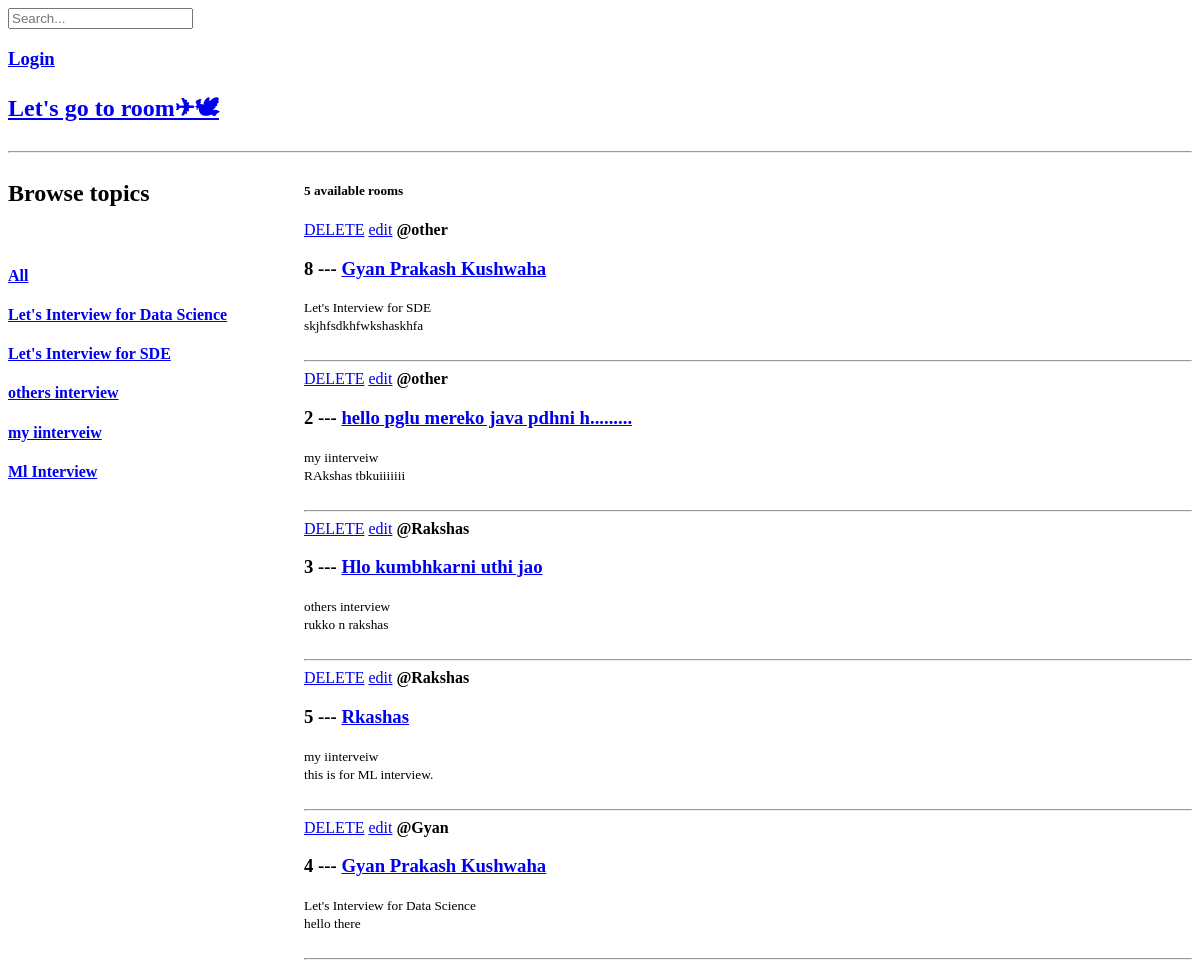
/, run on an earlier commit of the app's database.
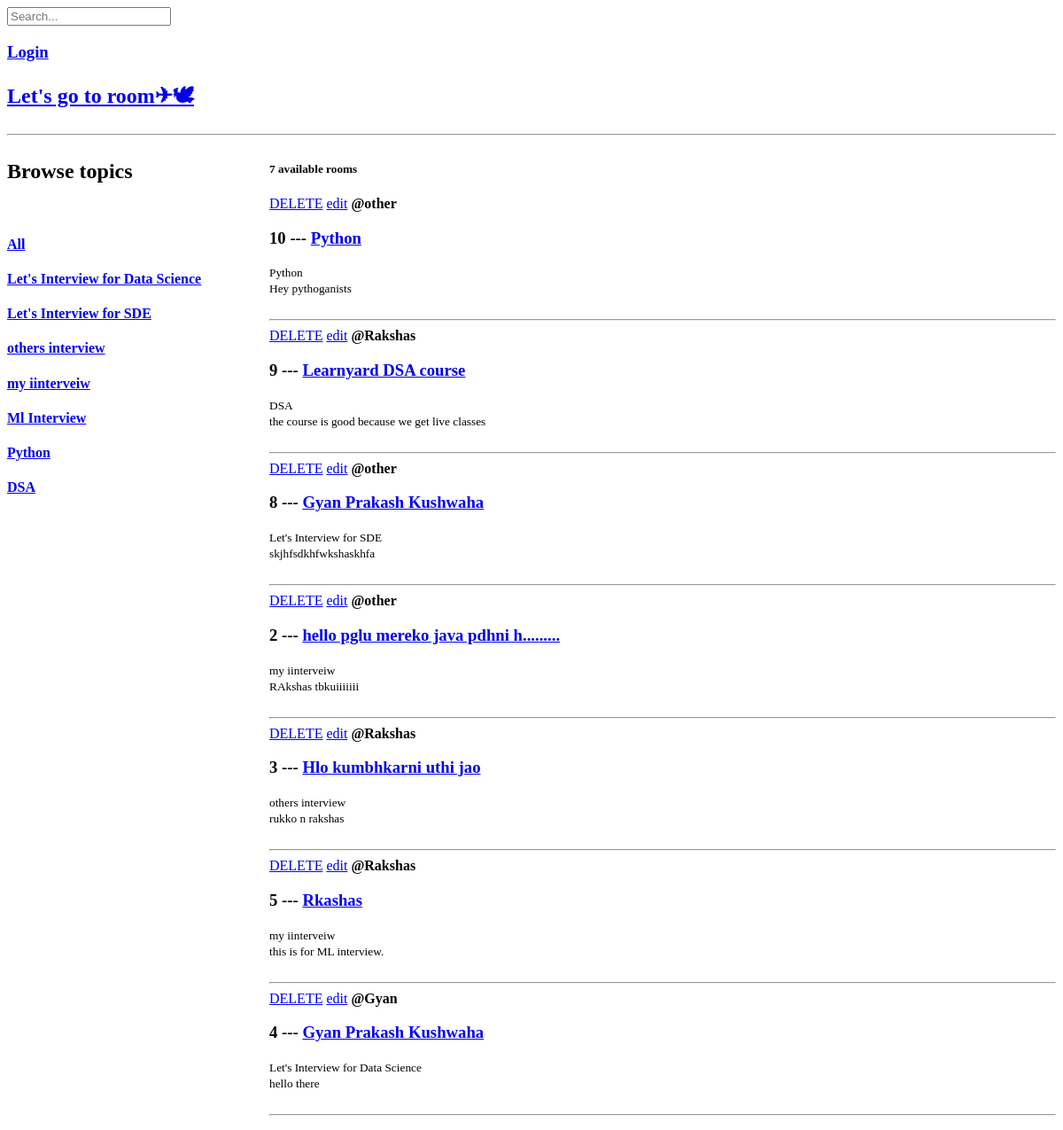
And on a later commit of the database.
### base/models.py (models this page shows, shortened)
class Topic(models.Model):
    name = models.CharField(max_length=200)
    def __str__(self):
        return self.name

class Room(models.Model):
    host = models.ForeignKey(to=User,on_delete=models.SET_NULL,null=True)
    topic = models.ForeignKey(to=Topic,on_delete=models.SET_NULL,null=True)
    name = models.CharField(max_length=200)
    description = models.TextField(null=True,blank=True)
    updated = models.DateTimeField(auto_now=True)
    created = models.DateTimeField(auto_now_add=True)
    class Meta:
        ordering = ['-updated','-created']

### base/views.py (the view)
# urls.py: 2. Add a URL to urlpatterns:  path('', views.home, name='home')
def home(request):
    q = request.GET.get('q') # fetching q value from html page.
    if q:
        rooms = Room.objects.filter(
            Q(topic__name__icontains=q) |
            Q(name__icontains = q) |
            Q(description__icontains = q))
    else:
        rooms = Room.objects.all()
    topics = Topic.objects.all()
    room_count = rooms.count()
    dictToPass = {"room": rooms,'topics':topics,'rooms_cnt':room_count}
    return render(request=request,template_name="base/home.html",context=dictToPass)

### base/templates/base/home.html (shortened to what this page needs)
{% extends "main.html" %}
{% block content %}
<h2><a href="{% url 'createRoom' %}">Let's go to room✈🕊</a></h2>
<hr>
<div class="home-container">
        <div>
            <h2>Browse topics</h2>
            <br>
            <div>
                <h4><a href="{% url 'home' %}">All</a></h4>
            </div>
            {% for topic in topics %}
            <div>
                <h4><a href="{% url 'home' %}?q={{topic.name}}">{{topic.name}}</a></h4>
            </div>
            {% endfor %}
        </div>
        <div>
        <h5>{{rooms_cnt}} available rooms</h5>
        {% for dct in room %}
            <a href="{% url 'delete-room' dct.id %}">DELETE</a>
            <a href="{% url 'update-room' dct.id  %}">edit</a>
            <span><b>@{{dct.host.get_username}}</b></span>
            <h3>{{dct.id}} --- <a href="{% url 'room' dct.id %}">{{dct.name}}</a></h3>
            <small> {{dct.topic}} </small>
            <div>
                <small> {{dct.description}} </small>
            </div>
            <br>
            <hr>
        {% endfor %}
    </div>
</div>
{% endblock content %}

### templates/main.html (shortened to what this page needs)
<!DOCTYPE html>
<html lang="en">
<head>
</head>
<body>
    {% include "nav.html" %}
    {% block content %}
    {% endblock content %}
</body>
</html>

### templates/nav.html
<div>
    <form method="GET" action="{% url 'home' %}">
        <input type="text" placeholder="Search..." name="q">
    </form>
</div>
<div>
    <h3><a href="{% url 'login' %}">Login</a></h3>
</div>

### base/templates/base/home.html (style rules this page uses)
.home-container { display: grid; grid-template-columns: 1fr 3fr; }

What changed in the data, as far as the page shows it:
added Topic: name "Python"
added Topic: name "DSA"
added Room: host.get_username "other", id "10", name "Python", topic "Python", description "Hey pythoganists"
added Room: host.get_username "Rakshas", id "9", name "Learnyard DSA course", topic "DSA", description "the course is good because we get live classes"
Also different on the page:
{{ rooms_cnt }}: "5" → "7"
